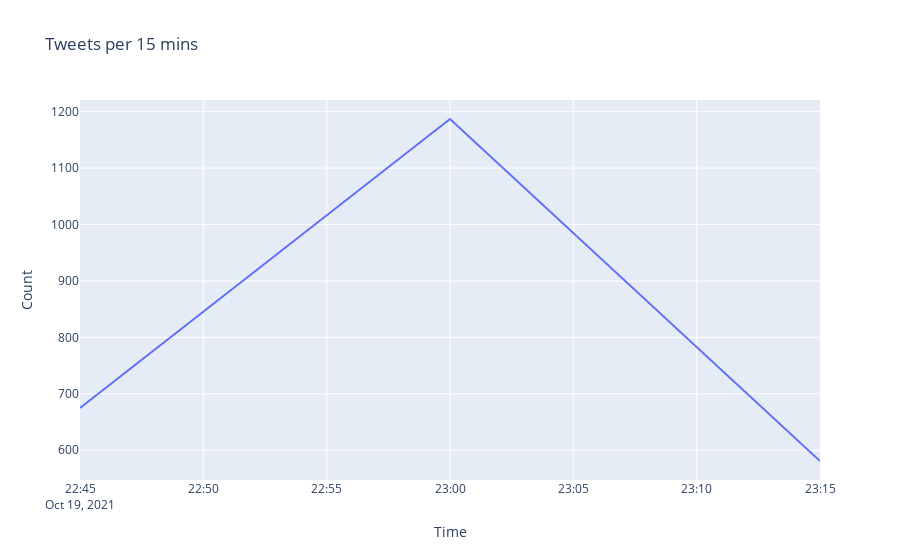

Write notebook code for a chart like this one.
### Code cell
import plotly.express as px

fig = px.line(df, x='created_at', y="count", labels={'created_at':'Time', 'count':'Count'}, title= 'Tweets per 15 mins')
fig.show()

### Figure 1 — Plotly figure (JSON) as saved in the notebook; plotly's stock layout.template omitted (floating-point values rounded to 4 significant figures)
{"data": [{"hovertemplate": "Time=%{x}<br>Count=%{y}<extra></extra>", "legendgroup": "", "line": {"color": "#636efa", "dash": "solid"}, "mode": "lines", "name": "", "orientation": "v", "showlegend": false, "type": "scatter", "x": ["2021-10-19T22:45:00+00:00", "2021-10-19T23:00:00+00:00", "2021-10-19T23:15:00+00:00"], "xaxis": "x", "y": [675, 1187, 581], "yaxis": "y"}], "layout": {"legend": {"tracegroupgap": 0}, "title": {"text": "Tweets per 15 mins"}, "xaxis": {"anchor": "y", "domain": [0, 1], "title": {"text": "Time"}}, "yaxis": {"anchor": "x", "domain": [0, 1], "title": {"text": "Count"}}}}
